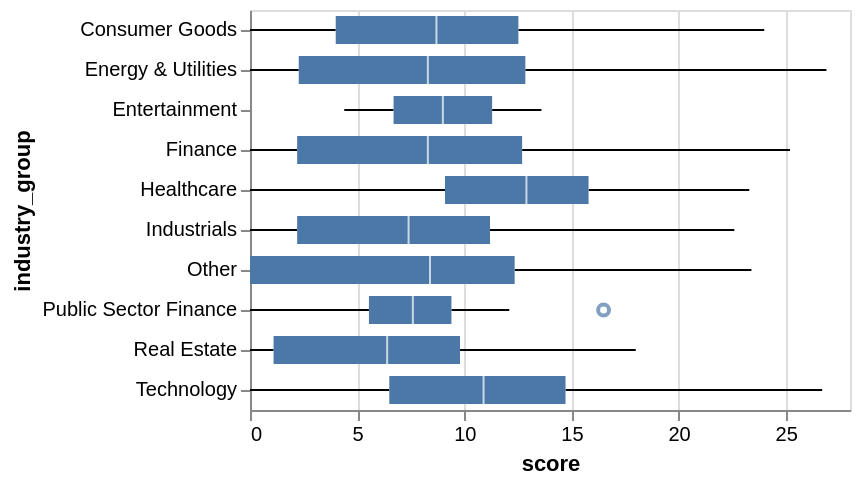

This figure's notebook cell:
### Code cell
alt.Chart(gender_data_grouped).mark_boxplot().encode(
    x='score',
    y='industry_group'
)

### Figure 1 — Vega-Lite specification as saved in the notebook (floating-point values rounded to 4 significant figures; data arrays with more than 128 entries replaced by an {"elided": "..."} marker saying what was removed)
{"config": {"view": {"continuousWidth": 300, "continuousHeight": 300}}, "data": {"name": "data-8a2d4b94f9a0b2993868751d14ae4ea8"}, "mark": {"type": "boxplot"}, "encoding": {"x": {"field": "score", "type": "quantitative"}, "y": {"field": "industry_group", "type": "nominal"}}, "$schema": "https://vega.github.io/schema/vega-lite/v5.20.1.json", "datasets": {"data-8a2d4b94f9a0b2993868751d14ae4ea8": {"elided": "2000 records"}}}
